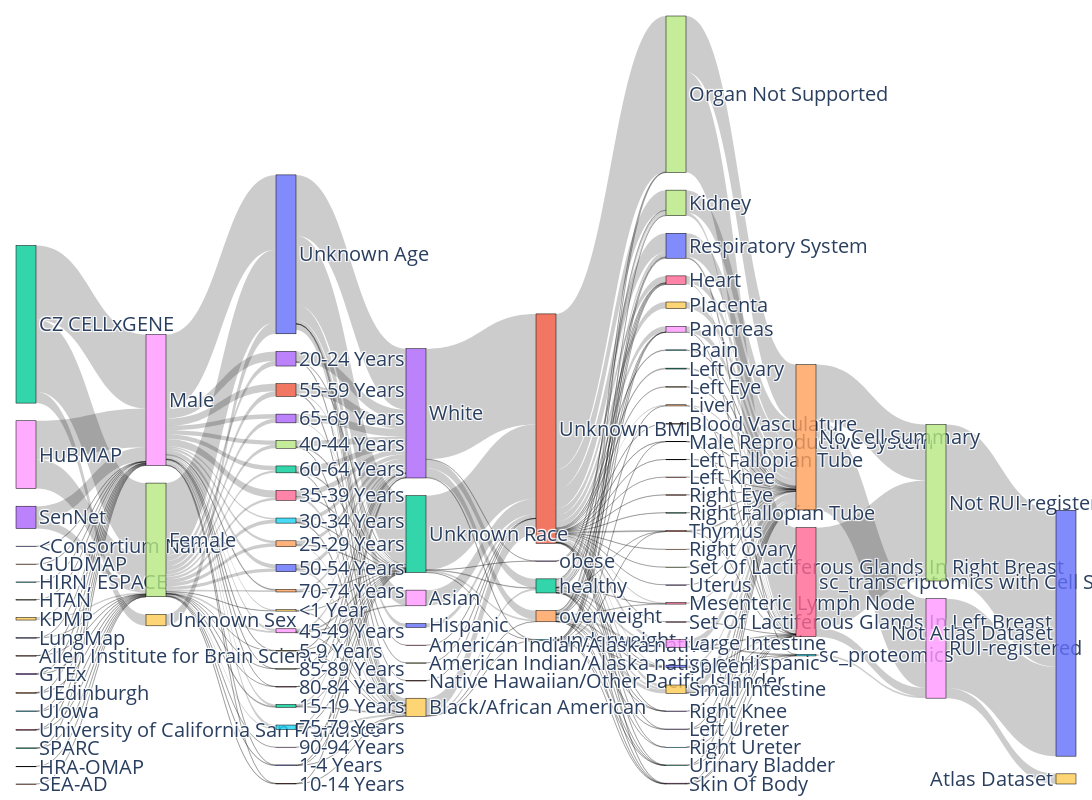

Source (notebook cell):
### Markdown cell above
## Visualize

### Code cell
sankey_data = go.Sankey(
    node=dict(
        pad=30,  # Padding between nodes
        thickness=20,  # Node thickness
        line=dict(color="black", width=0.5),
        label=nodes['name'].tolist()  # Use the 'name' column as node labels
    ),
    link=dict(
        # Indices of source nodes from 'source_idx'
        source=prep_links['source'],
        # Indices of target nodes from 'target_idx'
        target=prep_links['target'],
        value=prep_links['value']  # Values for the links
    )
)

# Step 2: Create the layout for the Sankey diagram
layout = go.Layout(
    font=dict(size=15),
)

if not export_html_for_deployment:
    layout = go.Layout(
        # title="HRApop Universe",
        font=dict(size=20),
        width=1650,  # width in pixels
        height=800   # height in pixels
    )
  

# Step 3: Create the figure and plot
fig = go.Figure(data=[sankey_data], layout=layout)

# Make the figure responsive
fig.update_layout(
    autosize=True,
    margin=dict(l=16, r=16, t=16, b=16),
)

fig.show()

### Figure 1 — Plotly figure (JSON) as saved in the notebook; plotly's stock layout.template omitted (floating-point values rounded to 4 significant figures; data arrays with more than 128 entries replaced by an {"elided": "..."} marker saying what was removed)
{"data": [{"link": {"source": {"elided": "279 int values"}, "target": {"elided": "279 int values"}, "value": {"elided": "279 int values"}}, "node": {"label": ["<Consortium Name>", "Allen Institute for Brain Science", "CZ CELLxGENE", "GTEx", "GUDMAP", "HIRN, ESPACE", "HRA-OMAP", "HTAN", "HuBMAP", "KPMP", "LungMap", "SEA-AD", "SPARC", "SenNet", "UEdinburgh", "UIowa", "University of California San Francisco", "Female", "Male", "Unknown Sex", "1-4 Years", "10-14 Years", "15-19 Years", "20-24 Years", "25-29 Years", "30-34 Years", "35-39 Years", "40-44 Years", "45-49 Years", "5-9 Years", "50-54 Years", "55-59 Years", "60-64 Years", "65-69 Years", "70-74 Years", "75-79 Years", "80-84 Years", "85-89 Years", "90-94 Years", "<1 Year", "Unknown Age", "Unknown BMI", "healthy", "obese", "overweight", "underweight", "American Indian/Alaska native", "American Indian/Alaska native or Hispanic", "Asian", "Black/African American", "Hispanic", "Native Hawaiian/Other Pacific Islander", "Unknown Race", "White", "Blood Vasculature", "Brain", "Heart", "Kidney", "Large Intestine", "Left Eye", "Left Fallopian Tube", "Left Knee", "Left Ovary", "Left Ureter", "Liver", "Male Reproductive System", "Mesenteric Lymph Node", "Organ Not Supported", "Pancreas", "Placenta", "Respiratory System", "Right Eye", "Right Fallopian Tube", "Right Knee", "Right Ovary", "Right Ureter", "Set Of Lactiferous Glands In Left Breast", "Set Of Lactiferous Glands In Right Breast", "Skin Of Body", "Small Intestine", "Spleen", "Thymus", "Urinary Bladder", "Uterus", "No Cell Summary", "sc_proteomics", "sc_transcriptomics with Cell Summary", "Not RUI-registered", "RUI-registered", "Atlas Dataset", "Not Atlas Dataset"], "line": {"color": "black", "width": 0.5}, "pad": 30, "thickness": 20}, "type": "sankey"}], "layout": {"autosize": true, "font": {"size": 20}, "height": 800, "margin": {"b": 16, "l": 16, "r": 16, "t": 16}, "width": 1650}}
